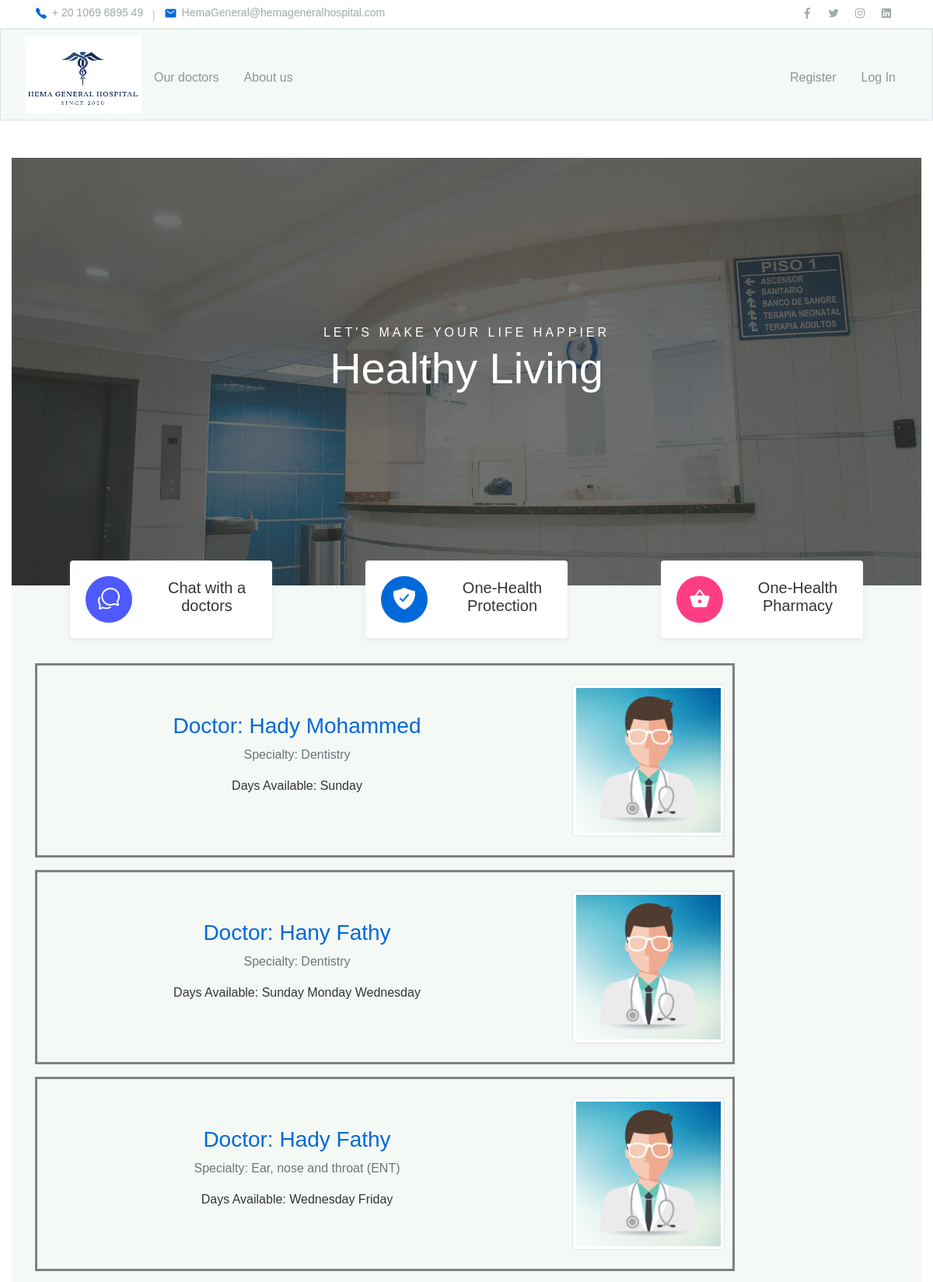
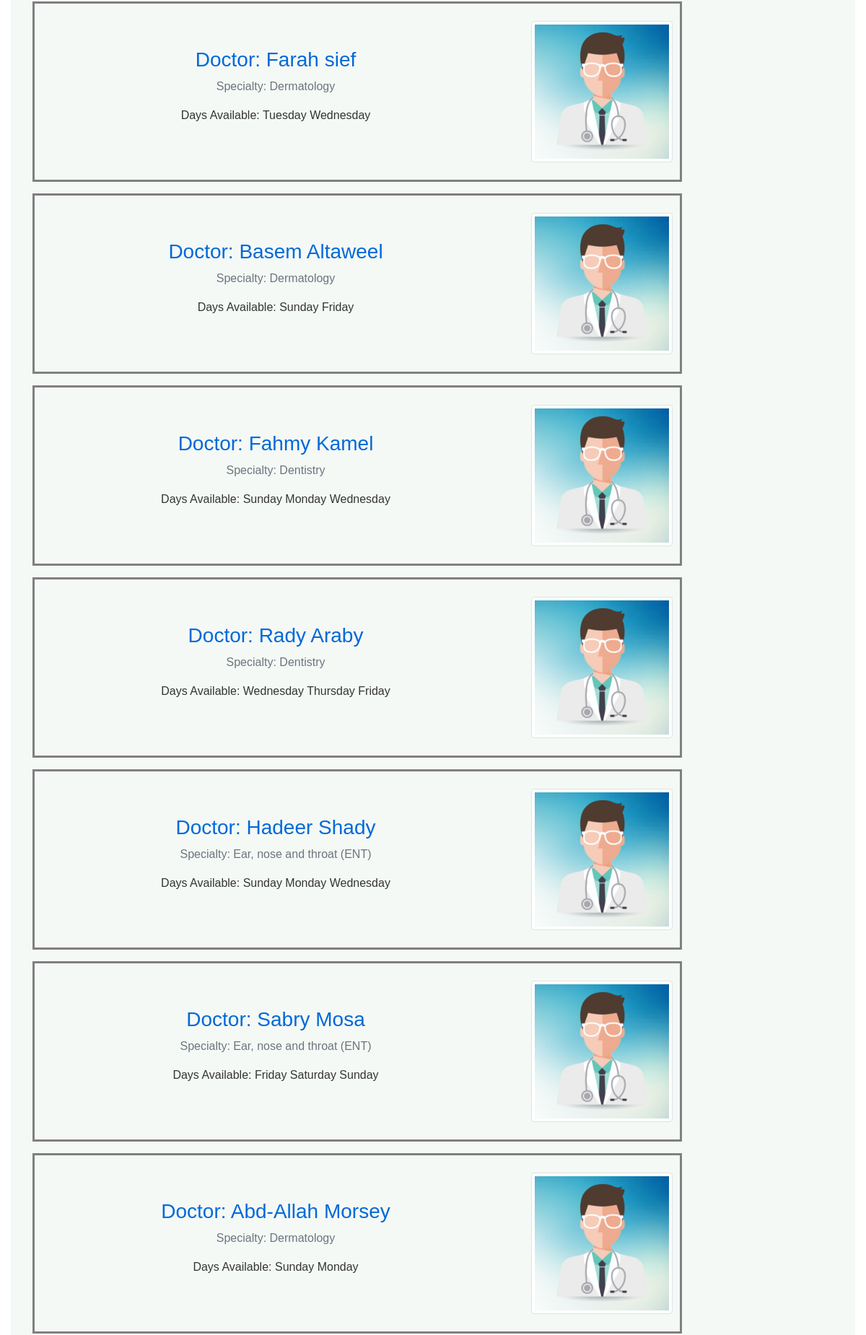
Screenshot of /our_doctors (upper part) with the database file from the repository (2 pictures, top to bottom).
### tables this page shows
CREATE TABLE Web_data
(
Phone_number INTEGER,
Address TEXT,
Email TEXT,
Fb_page TEXT,
Tw_page TEXT,
Inst_page TEXT,
Linked_page TEXT
);

CREATE TABLE Doctors
(
Doctor_id INTEGER PRIMARY KEY AUTOINCREMENT,
Doctor_name TEXT,
Doctor_specialty TEXT,
Days_available TEXT,
Doctor_price INTEGER
, Doctor_status TEXT DEFAULT "Activated");

### app.py (the view, shortened to what this page needs)
@app.route("/our_doctors", methods=["GET","POST"])
def our_doctors():
    Doctors = db.execute("SELECT * FROM Doctors WHERE Doctor_status = ?","Activated")
    if 'user_id' in session:
        Patient_DATA = db.execute("SELECT * FROM Patients WHERE user_id = ?",session['user_id'])
        Patient_id = Patient_DATA[0]['patient_id']
        Patient_name = Patient_DATA[0]['patient_name']
    if request.method == "GET":
        return render_template("our_doctors.html",Doctors = Doctors)

### Functions.py (called while the page is built)
def Get_account_id_from_admin_by_Type(TYPE):
    Quota_loaded = sqlite3.connect('Database.db').execute("SELECT Quota_staff_number FROM Quota WHERE Quota_loaded = ?",("Loaded",)).fetchall()[0]
    rows = sqlite3.connect('Database.db').execute(f"SELECT id FROM users WHERE TYPE = ? LIMIT {Quota_loaded[0]}",(TYPE,)).fetchall()
    output = [ row[0] for row in rows]
    return output

def Get_account_id_from_users_by_Type(TYPE):
    timestamp = datetime.now().date().strftime("%Y-%m-%d")
    Quota_date = sqlite3.connect('Database.db').execute("SELECT Quota_date FROM Quota WHERE Quota_loaded = ?", ("Loaded",)).fetchall()[0][0]
    if timestamp > str(Quota_date):
        rows = sqlite3.connect('Database.db').execute(f"SELECT id FROM users WHERE TYPE = ? LIMIT 0",(TYPE,)).fetchall()
        output = [ row[0] for row in rows]
        return output
    Quota_loaded = sqlite3.connect('Database.db').execute("SELECT Quota_users_number FROM Quota WHERE Quota_loaded = ?",("Loaded",)).fetchall()[0]
    rows = sqlite3.connect('Database.db').execute(f"SELECT id FROM users WHERE TYPE = ? LIMIT {Quota_loaded[0]}",(TYPE,)).fetchall()
    output = [ row[0] for row in rows]
    return output

### app.py (called while the page is built)
@app.after_request
def after_request(response):
    response.headers["Cache-Control"] = "no-cache, no-store, must-revalidate"
    response.headers["Expires"] = 0
    response.headers["Pragma"] = "no-cache"
    return response

def update_accounts():
    global Admin_accounts, Receptionist_accounts, Nurse_accounts, Accountant_accounts, Patient_accounts
    Admin_accounts = Get_account_id_from_admin_by_Type("Admin")
    Receptionist_accounts = Get_account_id_from_staff_by_Type("Receptionist")
    Nurse_accounts = Get_account_id_from_staff_by_Type("Nurse")
    Accountant_accounts = Get_account_id_from_staff_by_Type("Accountant")
    Patient_accounts = Get_account_id_from_users_by_Type("Patient")

@app.before_request
def before_each_request():
    update_accounts()

### docs/templates/our_doctors.html (shortened to what this page needs)
{% extends "layout.html" %}
{% block main %}
<form action="/our_doctors" method="POST">
    <div class="container">
        {% for doctor in Doctors %}
        <div class="doctor-card">
          <div class="row align-items-center">
            <div class="col-md-9">
              <div class="doctor-info">
                <h3 class="doctor-name text-primary">Doctor: {{ doctor.Doctor_name }}</h3>
                <p class="doctor-specialty text-muted">Specialty: {{ doctor.Doctor_specialty }}</p>
                <p class="days-available">Days Available: {{ doctor.Days_available }}</p>
              </div>
            </div>
            <div class="col-md-3">
              <div class="doctor-image">
                <img src="static/Doctors_photos/Doctor_id_{{doctor.Doctor_id}}.jpg" class="img-thumbnail" onerror="reloadImage(this)">
              </div>
            </div>
          </div>
        </div>
        {% endfor %}
      </div>
</form>
{% endblock %}

### docs/templates/layout.html (shortened to what this page needs)
<!DOCTYPE html>
<html lang="en">
    <head>
        <link href="https://cdn.jsdelivr.net/npm/bootstrap@5.1.3/dist/css/bootstrap.min.css" rel="stylesheet">
        <link href="static/styles.css" rel="stylesheet">
        <link rel="stylesheet" href="static/assets/css/maicons.css">
        <link rel="stylesheet" href="static/assets/css/bootstrap.css">
        <link rel="stylesheet" href="static/assets/vendor/owl-carousel/css/owl.carousel.css">
        <link rel="stylesheet" href="static/assets/vendor/animate/animate.css">
        <link rel="stylesheet" href="static/assets/css/theme.css">
    </head>
    <body>
        <div id="page-container">
            <div id="content-wrap">
        <header>
            <div class="topbar">
              <div class="container">
                <div class="row">
                  <div class="col-sm-8 text-sm">
                    <div class="site-info">
                      <a href="tel:{{Phone_number}}"><span class="mai-call text-primary"></span>{{Phone_number}}</a>
                      <span class="divider">|</span>
                      <a href="mailto: {{Email}}"><span class="mai-mail text-primary"></span>{{Email}}</a>
                    </div>
                  </div>
                  <div class="col-sm-4 text-right text-sm">
                    <div class="social-mini-button">
                      <a href="{{Fb_page}}"><span class="mai-logo-facebook-f"></span></a>
                      <a href="{{Tw_page}}"><span class="mai-logo-twitter"></span></a>
                      <a href="{{Inst_page}}"><span class="mai-logo-instagram"></span></a>
                      <a href="{{Linked_page}}"><span class="mai-logo-linkedin"></span></a>
                    </div>
                  </div>
                </div>
              </div>
            </div>
        <nav class="bg-light border navbar navbar-expand-md navbar-light">
            <div class="container-fluid">
                <a href="/"><img alt="Logo"></a>
                <div class="collapse navbar-collapse" id="navbar">
                    {% if session['user_id'] in session['user_developer'] %}
                    <ul class="navbar-nav me-auto mt-2">
                        <li class="nav-item"><a class="nav-link" href="/Developer_access">Developer Access</a></li>
                        <li class="nav-item"><a class="nav-link" href="/Quota">Change Quota</a></li>
                        <li class="nav-item"><a class="nav-link" href="/Web_Deployment">Web Deployment</a></li>
                    </ul>
                    <ul class="navbar-nav ms-auto mt-2">
                        <li class="nav-item"><a class="nav-link" href="/logout">Log Out</a></li>
                    </ul>
                    {% else %}
                        <ul class="navbar-nav me-auto mt-2">
                            <li class="nav-item"><a class="nav-link" href="/our_doctors">Our doctors</a></li>
                            <li class="nav-item"><a class="nav-link" href="/contact_us">About us</a></li>
                        </ul>
                        <ul class="navbar-nav ms-auto mt-2">
                            <li class="nav-item"><a class="nav-link" href="/register">Register</a></li>
                            <li class="nav-item"><a class="nav-link" href="/login">Log In</a></li>
                        </ul>
                    {% endif %}
                </div>
            </div>
        </nav>
        <main class="container-fluid py-5 text-center">
            <div class="page-hero bg-image overlay-dark" style="background-image: url(static/assets/img/bg_image_1.jpg);">
				<div class="hero-section">
				  <div class="container text-center wow zoomIn">
					<span class="subhead">Let's make your life happier</span>
					<h1 class="display-4">Healthy Living</h1>
				  </div>
				</div>
			  </div>
			  <div class="bg-light">
				<div class="page-section py-3 mt-md-n5 custom-index">
				  <div class="container">
					<div class="row justify-content-center">
					  <div class="col-md-4 py-3 py-md-0">
						<div class="card-service wow fadeInUp">
						  <div class="circle-shape bg-secondary text-white">
							<span class="mai-chatbubbles-outline"></span>
						  </div>
						  <p><span>Chat</span> with a doctors</p>
						</div>
					  </div>
					  <div class="col-md-4 py-3 py-md-0">
						<div class="card-service wow fadeInUp">
						  <div class="circle-shape bg-primary text-white">
							<span class="mai-shield-checkmark"></span>
						  </div>
						  <p><span>One</span>-Health Protection</p>
						</div>
					  </div>
					  <div class="col-md-4 py-3 py-md-0">
						<div class="card-service wow fadeInUp">
						  <div class="circle-shape bg-accent text-white">
							<span class="mai-basket"></span>
						  </div>
						  <p><span>One</span>-Health Pharmacy</p>
						</div>
					  </div>
					</div>
				  </div>
				</div>
            {% block main %}{% endblock %}
        </main>
    </body>
</html>

### static/styles.css (style rules this page uses)
#page-container { position: relative; min-height: 100vh; }
#content-wrap { padding-bottom: 30rem; }
.doctor-card { display: flex; border: 3px solid grey; padding: 10px; width: 900px; height: 250px; }

### static/assets/css/theme.css (style rules this page uses)
:root { --primary: #0069d9; --accent: #FF3D85; --secondary: #4E5AFE; --warning: #EED818; --info: #05B4E1; --danger: #FF4943; --success: #96C93D; --dark: #343531; --light: #F5F9F6; --cs: #596261; --grey: #6E807A; }
body { font-family: "Source Sans Pro", sans-serif; line-height: 1.5; color: #343531; }
a { color: #07be94; text-decoration: none; background-color: transparent; }
.text-sm { font-size: 14px !important; }
.bg-primary { background-color: #0069d9 !important; }
.bg-accent { background-color: #FF3D85 !important; }
.bg-secondary { background-color: #4E5AFE !important; }
.bg-light { background-color: #F5F9F6 !important; }
.text-primary { color: #0069d9 !important; }
.topbar { border-bottom: 1px solid #E8EEE4; }
.topbar .row { align-items: center; min-height: 36px; }
.topbar .site-info a { display: inline-flex; align-items: center; color: #A1AAA7; }
.topbar .site-info a span { font-size: 16px; margin-right: 6px; }
.topbar .site-info .divider { margin-left: 8px; margin-right: 8px; color: #BEC8B8; }
.topbar .social-mini-button a { display: inline-block; padding: 4px 8px; color: #A1AAA7; }
.navbar { min-height: 70px; }
.navbar-nav { margin-top: 10px; border-top: 1px solid #E8EEE4; flex-shrink: 0; }
.navbar-nav .nav-link { transition: all .2s ease; }
.navbar-light .navbar-nav .nav-link { color: rgba(110, 128, 122, 0.8); }
@media (min-width: 768px) { .navbar-expand-md .navbar-nav { margin-top: 0; border-top: none; } }
@media (min-width: 768px) { .navbar-expand-md .navbar-nav .nav-link { padding-right: 16px; padding-left: 16px; } }
@media (min-width: 768px) { .navbar-expand-md .navbar-nav { align-items: center; } }
.bg-image { position: relative; background-position: center center; background-size: cover; background-repeat: no-repeat; }
.bg-image > * { position: relative; z-index: 10; }
.page-section { position: relative; padding-top: 80px; padding-bottom: 80px; overflow: hidden; }
.page-hero { position: relative; height: 550px; z-index: 10; }
.page-hero.overlay-dark::before, .page-banner.overlay-dark::before { content: ""; position: absolute; top: 0; left: 0; width: 100%; height: 100%; background: rgba(52, 53, 49, 0.7); z-index: 1; }
.hero-section, .banner-section { position: relative; display: -ms-flexbox; display: flex; -ms-flex-align: center; align-items: center; -ms-flex-pack: center; justify-content: center; height: 100%; color: #ffffff; z-index: 10; }
.hero-section .subhead { text-transform: uppercase; letter-spacing: 4px; }
.hero-section h1 { margin-bottom: 32px; }
.card-service { display: inline-flex; flex-direction: row; align-items: center; padding: 20px; margin: 0 auto; width: 100%; height: 100px; font-size: 20px; line-height: normal; background-color: #fff; border-radius: 4px; box-shadow: 0 2px 6px rgba(154, 159, 151, 0.2); }
.card-service p { margin-top: 10px; margin-left: 32px; }
.circle-shape { flex-shrink: 0; padding: 0; width: 60px; height: 60px; line-height: 64px; border-radius: 50%; text-align: center; font-size: 32px; }
@media (min-width: 768px) { .card-service { width: 260px; } }
.custom-index { z-index: 11; }

### rows the page displays
Web_data: Phone_number "+ 20 1069 6895 49", Email "HemaGeneral@hemageneralhospital.com"
Doctors: Doctor_name "Hady Mohammed", Doctor_specialty "Dentistry", Days_available "Sunday"
Doctors: Doctor_name "Hany Fathy", Doctor_specialty "Dentistry", Days_available "Sunday Monday Wednesday"
Doctors: Doctor_name "Hady Fathy", Doctor_specialty "Ear, nose and throat (ENT)", Days_available "Wednesday Friday"
Doctors: Doctor_name "Farah sief", Doctor_specialty "Dermatology", Days_available "Tuesday Wednesday"
Doctors: Doctor_name "Basem Altaweel", Doctor_specialty "Dermatology", Days_available "Sunday Friday"
Doctors: Doctor_name "Fahmy Kamel", Doctor_specialty "Dentistry", Days_available "Sunday Monday Wednesday"
Doctors: Doctor_name "Rady Araby", Doctor_specialty "Dentistry", Days_available "Wednesday Thursday Friday"
Doctors: Doctor_name "Hadeer Shady", Doctor_specialty "Ear, nose and throat (ENT)", Days_available "Sunday Monday Wednesday"
Doctors: Doctor_name "Sabry Mosa", Doctor_specialty "Ear, nose and throat (ENT)", Days_available "Friday Saturday Sunday"
Doctors: Doctor_name "Abd-Allah Morsey", Doctor_specialty "Dermatology", Days_available "Sunday Monday"
